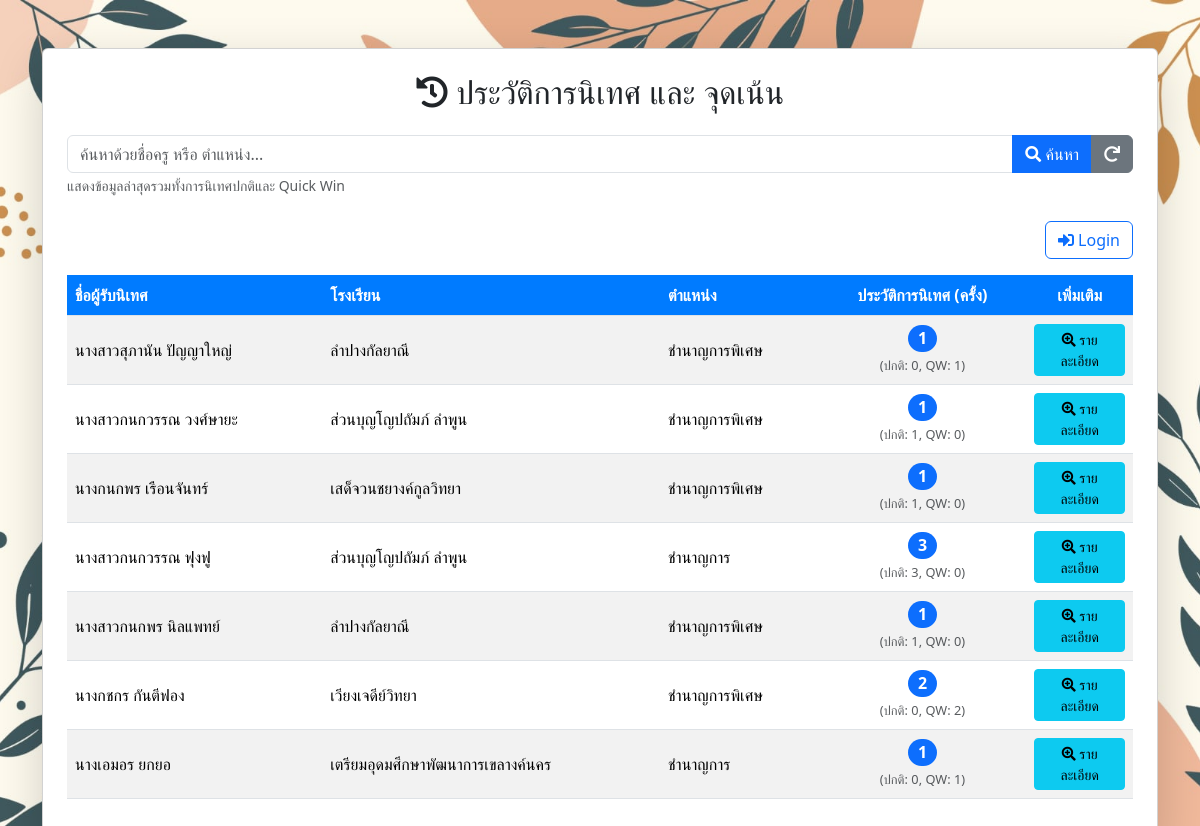
The page /history.php on the database its author committed.
### tables this page shows
CREATE TABLE `teacher` (
  `t_pid` varchar(13) NOT NULL,
  `school_id` int DEFAULT NULL,
  `prefix_id` varchar(3) DEFAULT NULL,
  `PrefixName` varchar(100) DEFAULT NULL,
  `fname` varchar(100) DEFAULT NULL,
  `lname` varchar(100) DEFAULT NULL,
  `adm_rank_id` int DEFAULT NULL,
  `adm_name` varchar(100) DEFAULT NULL,
  `learning_group_id` int DEFAULT NULL,
  `learning_group` varchar(255) DEFAULT NULL,
  `major_subject` varchar(255) DEFAULT NULL
);

CREATE TABLE `school` (
  `school_id` int DEFAULT NULL,
  `SchoolName` varchar(255) DEFAULT NULL,
  `SchoolGroup` int DEFAULT NULL
);

### history.php (the view, shortened to what this page needs)
<?php
require_once 'config/db_connect.php';
$search_name = isset($_GET['search_name']) ? trim($_GET['search_name']) : '';
$results = [];
$sql = "SELECT
            t.t_pid AS teacher_t_pid,
            CONCAT(IFNULL(t.PrefixName,''), t.fname, ' ', t.lname) AS teacher_full_name,
            t.adm_name AS teacher_position,
            s_school.SchoolName AS t_school,
            -- นับจำนวนการนิเทศปกติ
            (SELECT COUNT(*) FROM supervision_sessions WHERE teacher_t_pid = t.t_pid) AS count_normal,
            -- นับจำนวน Quick Win
            (SELECT COUNT(*) FROM quick_win WHERE t_id = t.t_pid) AS count_quickwin,
            -- หาวันที่ล่าสุด (เปรียบเทียบระหว่าง ปกติ กับ Quick Win)
            GREATEST(
                IFNULL((SELECT MAX(supervision_date) FROM supervision_sessions WHERE teacher_t_pid = t.t_pid), '0000-00-00'),
                IFNULL((SELECT MAX(supervision_date) FROM quick_win WHERE t_id = t.t_pid), '0000-00-00')
            ) AS latest_date
        FROM teacher t
        LEFT JOIN school s_school ON t.school_id = s_school.school_id
        WHERE
            -- เงื่อนไข: ต้องมีประวัติอย่างใดอย่างหนึ่ง
            (
                t.t_pid IN (SELECT teacher_t_pid FROM supervision_sessions)
                OR
                t.t_pid IN (SELECT t_id FROM quick_win)
            )
        ";
$sql .= " ORDER BY latest_date DESC";
if (empty($search_name)) {
    $sql .= " LIMIT 10";
}
$stmt = $conn->prepare($sql);
$stmt->execute();
$result = $stmt->get_result();
if ($result->num_rows > 0) {
    while ($row = $result->fetch_assoc()) {
        $results[] = $row;
    }
}
?>
<!DOCTYPE html>
<html lang="th">
<head>
    <link href="https://cdn.jsdelivr.net/npm/bootstrap@5.3.3/dist/css/bootstrap.min.css" rel="stylesheet">
    <link rel="stylesheet" href="https://cdnjs.cloudflare.com/ajax/libs/font-awesome/5.15.4/css/all.min.css">
    <link rel="stylesheet" href="css/styles.css">
</head>
<body>
    <div class="container mt-5">
        <div class="card shadow-lg p-4">
            <h2 class="card-title text-center mb-4">
                <i class="fas fa-history"></i> ประวัติการนิเทศ และ จุดเน้น
            </h2>
            <form method="GET" action="history.php" class="mb-4">
                <div class="input-group">
                    <input type="text" class="form-control" placeholder="ค้นหาด้วยชื่อครู หรือ ตำแหน่ง..." name="search_name" value="<?php echo htmlspecialchars($search_name); ?>">
                    <button class="btn btn-primary" type="submit"><i class="fas fa-search"></i> ค้นหา</button>
                    <a href="history.php" class="btn btn-secondary" title="แสดงรายการทั้งหมด">
                        <i class="fas fa-redo"></i>
                    </a>
                </div>
                <small class="form-text text-muted">แสดงข้อมูลล่าสุดรวมทั้งการนิเทศปกติและ Quick Win</small>
            </form>
            <?php if (isset($_SESSION['is_logged_in']) && $_SESSION['is_logged_in'] === true): ?>
                <div class="d-flex justify-content-end align-items-center mb-3 gap-2">
                    <a href="supervision_start.php" class="btn btn-success">
                        <i class="fas fa-plus-circle"></i> บันทึกการนิเทศ
                    </a>
                    <a href="graphs/satisfaction_dashboard.php" class="btn btn-info">
                        <i class="fas fa-chart-pie"></i> Dashboard
                    </a>
                    <a href="logout.php" class="btn btn-danger">
                        <i class="fas fa-sign-out-alt"></i> ออกจากระบบ
                    </a>
                </div>
            <?php else: ?>
                <div class="d-flex justify-content-end align-items-center mb-3">
                    <a href="login.php" class="btn btn-outline-primary">
                        <i class="fas fa-sign-in-alt"></i> Login
                    </a>
                </div>
            <?php endif; ?>
            <div class="table-responsive">
                <table class="table table-striped table-hover table-custom align-middle">
                    <thead>
                        <tr>
                            <th scope="col">ชื่อผู้รับนิเทศ</th>
                            <th scope="col">โรงเรียน</th>
                            <th scope="col">ตำแหน่ง</th>
                            <th scope="col" class="text-center">ประวัติการนิเทศ (ครั้ง)</th>
                            <th scope="col" class="text-center" style="width: 10%;">เพิ่มเติม</th>
                        </tr>
                    </thead>
                    <tbody>
                        <?php if (empty($results)) : ?>
                            <tr>
                                <td colspan="6" class="text-center text-danger fw-bold">
                                    <?php echo !empty($search_name) ? "ไม่พบข้อมูลที่ตรงกับการค้นหา: \"" . htmlspecialchars($search_name) . "\"" : "ไม่พบประวัติการนิเทศในระบบ"; ?>
                                </td>
                            </tr>
                        <?php else : ?>
                            <?php foreach ($results as $row) :
                                $total_count = $row['count_normal'] + $row['count_quickwin'];
                            ?>
                                <tr>
                                    <td><?php echo htmlspecialchars($row['teacher_full_name']); ?></td>
                                    <td><?php echo htmlspecialchars($row['t_school']); ?></td>
                                    <td><?php echo htmlspecialchars($row['teacher_position']); ?></td>
                                    <td class="text-center">
                                        <span class="badge bg-primary rounded-pill fs-6"><?php echo $total_count; ?></span>
                                        <br>
                                        <small class="text-muted" style="font-size: 0.8rem;">
                                            (ปกติ: <?php echo $row['count_normal']; ?>, QW: <?php echo $row['count_quickwin']; ?>)
                                        </small>
                                    </td>
                                    <td class="text-center">
                                        <form action="session_details.php" method="POST" style="display: inline;">
                                            <button type="submit" class="btn btn-sm btn-info" title="ดูรายละเอียดประวัติทั้งหมด">
                                                <i class="fas fa-search-plus"></i> รายละเอียด
                                            </button>
                                        </form>
                                    </td>
                                </tr>
                            <?php endforeach; ?>
                        <?php endif; ?>
                    </tbody>
                </table>
            </div>
        </div>
    </div>
</body>
</html>

### css/styles.css (style rules this page uses)
body { background-image: url('../images/bg001.jpg'); background-size: cover; background-repeat: no-repeat; background-position: center center; background-attachment: fixed; background-color: #f8f9fa; }

### history.php (style rules this page uses)
.table-custom th { background-color: #007bff; color: white; vertical-align: middle; }
.table-custom td { vertical-align: middle; }

### rows shown on the page
teacher: teacher_full_name "นางสาวสุภานัน ปัญญาใหญ่", school.SchoolName "ลำปางกัลยาณี", adm_name "ชำนาญการพิเศษ", total_count "1", count_normal "0", count_quickwin "1"
teacher: teacher_full_name "นางสาวกนกวรรณ วงศ์ษายะ", school.SchoolName "ส่วนบุญโญปถัมภ์ ลำพูน", adm_name "ชำนาญการพิเศษ", total_count "1", count_normal "1", count_quickwin "0"
teacher: teacher_full_name "นางกนกพร เรือนจันทร์", school.SchoolName "เสด็จวนชยางค์กูลวิทยา", adm_name "ชำนาญการพิเศษ", total_count "1", count_normal "1", count_quickwin "0"
teacher: teacher_full_name "นางสาวกนกวรรณ ฟุงฟู", school.SchoolName "ส่วนบุญโญปถัมภ์ ลำพูน", adm_name "ชำนาญการ", total_count "3", count_normal "3", count_quickwin "0"
teacher: teacher_full_name "นางสาวกนกพร นิลแพทย์", school.SchoolName "ลำปางกัลยาณี", adm_name "ชำนาญการพิเศษ", total_count "1", count_normal "1", count_quickwin "0"
teacher: teacher_full_name "นางกชกร กันตีฟอง", school.SchoolName "เวียงเจดีย์วิทยา", adm_name "ชำนาญการพิเศษ", total_count "2", count_normal "0", count_quickwin "2"
teacher: teacher_full_name "นางเอมอร ยกยอ", school.SchoolName "เตรียมอุดมศึกษาพัฒนาการเขลางค์นคร", adm_name "ชำนาญการ", total_count "1", count_normal "0", count_quickwin "1"
